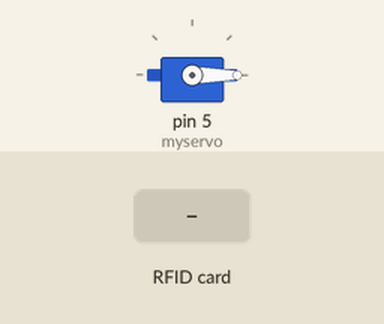
Bench run of a sketch on a simulated Arduino Uno, built with avr-gcc and run on an emulated ATmega328P. Shown: servo. The inputs (shaded band) are chosen by the test bench. What the sketch prints to the serial monitor is not drawn.

Above: at 1.2 s.
1.3 s: RFID card 5E 7A 19 C4 held to the reader
Timing chart, 0 to 4.3 s (numbered marks = the images above; inputs shaded):
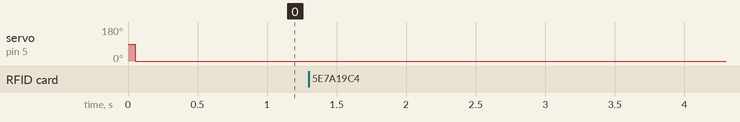

Measured:
- after the input at 1.3 s, every drawn part: stays the same

The sketch:

he_thong_cua_thong_minh.ino
```cpp
#include <SPI.h>
#include <MFRC522.h>
#include<Servo.h>

Servo myservo;
int pos = 0;
int count_tem = 0;

#define RST_PIN         9
#define SS_PIN          10
MFRC522 mfrc522(SS_PIN, RST_PIN);
unsigned long uidDec, uidDecTemp;

void setup() {
  myservo.attach(5);
  Serial.begin(9600);
  SPI.begin();
  mfrc522.PCD_Init();

  myservo.write(0);
}
void loop() {
  if ( ! mfrc522.PICC_IsNewCardPresent()) {
    return;
  }
  if ( ! mfrc522.PICC_ReadCardSerial()) {
    return;
  }
  uidDecTemp = 0 ;
  uidDec = 0;
  for (byte i = 0; i < mfrc522.uid.size; i++) {
    uidDecTemp = mfrc522.uid.uidByte[i];
    uidDec = uidDec*256+uidDecTemp;

  }
  Serial.println(uidDec);

  if(uidDec == 3672568903){
    count_tem++;
    if(count_tem%2 == 0){
      myservo.write(0);
    }else{
      myservo.write(180);
    }
    Serial.println(count_tem%2);
  }

  mfrc522.PICC_HaltA();
  mfrc522.PCD_StopCrypto1();

}
```
